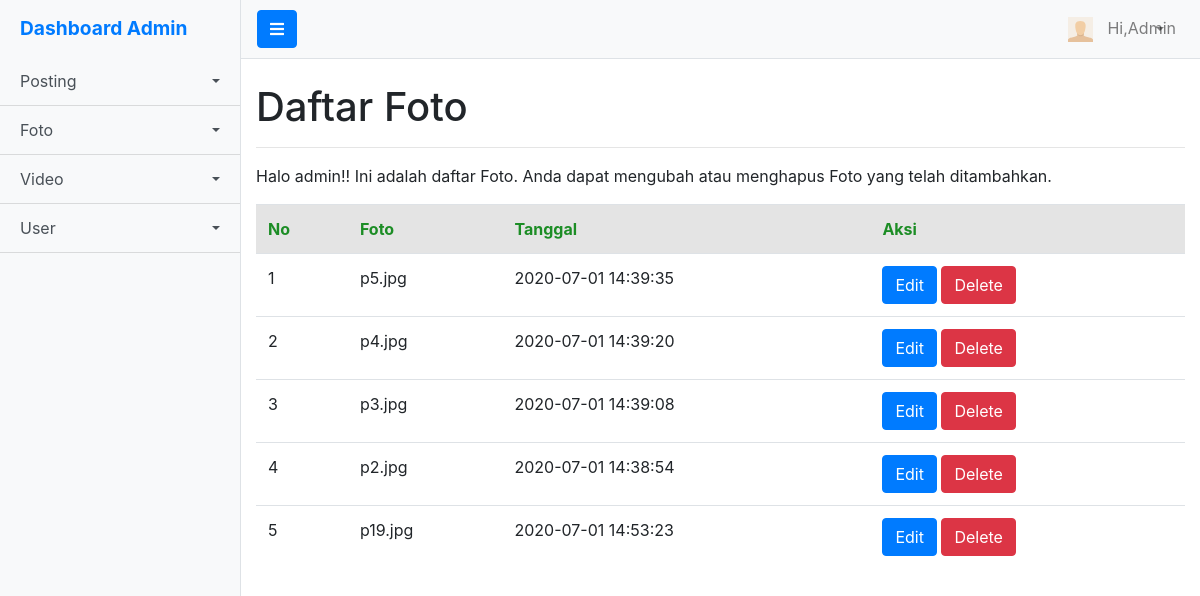
The app's page /control/lihat_foto.php (signed in) with its own data.
### tables this page shows
CREATE TABLE `foto` (
  `id_foto` int(11) NOT NULL,
  `foto` varchar(255) NOT NULL,
  `tanggal` timestamp NOT NULL DEFAULT current_timestamp() ON UPDATE current_timestamp()
);

### control/lihat_foto.php (the view, shortened to what this page needs)
<?php
include "header.php";
include 'config.php';
  $sql1 = mysqli_query($conn, "DELETE FROM foto WHERE id_foto='$d'") or die(mysqli_error($conn));?>
  <?php
$q  = mysqli_query($conn, "SELECT * FROM foto ORDER BY id_foto DESC") or die(mysqli_error($conn));
 ?>
      <div class="container-fluid">
        <h1 class="mt-4">Daftar Foto</h1><hr/>
        <p>Halo admin!! Ini adalah daftar Foto. Anda dapat mengubah atau menghapus Foto yang telah ditambahkan.</p>
      </div>
      <div class="container-fluid">
              <div class="span6">
                <table class="table table-hover">
                  <thead style="font-weight:bold;color: #1C8D25;background: #E4E4E4;">
                    <tr>
                      <td>No</td>
                      <td>Foto</td>
                      <td>Tanggal</td>
                      <td>Aksi</td>
                    </tr>
                  </thead>
                  <tbody>
                  <?php
                  $i = 1;
                  while ($post = mysqli_fetch_array($q)) {
                    ?>
                    <tr>
                      <td><?php echo $i; ?></td>
                      <td><?php echo $post['foto']; ?></td>
                      <td><?php echo $post['tanggal']; ?></td>
                      <td><a href="edit_foto.php?id=<?php echo $post['id_foto']; ?>" class="btn btn-primary">Edit</a> <a href="?id=<?php echo $post['id_foto']; ?>" onclick="confirm('Apakah anda yakin?')" class="btn btn-danger">Delete</a></td>
                    </tr>
                    <?php
                    $i++;
                  }
                   ?>
                  </tbody>
                </table>
              </div>
    </div>
  </div>
</body>
</html>

### control/header.php (shortened to what this page needs)
<!DOCTYPE html>
<html lang="en">
<head>
  <link rel="stylesheet" type="text/css" href="css/fontawesome/css/all.css">
  <link href="vendor/bootstrap/css/bootstrap.min.css" rel="stylesheet">
  <link href="css/simple-sidebar.css" rel="stylesheet">
</head>
<body>
  <div class="d-flex" id="wrapper">
    <div class="bg-light border-right" id="sidebar-wrapper">
      <div class="sidebar-heading"><strong><a href="admin.php" style="text-decoration: none;">Dashboard Admin</a></strong></div>
      <div class="list-group list-group-flush">
        <a href="#pageSubmenu" data-toggle="collapse" aria-expanded="false" class="dropdown-toggle list-group-item list-group-item-action bg-light">Posting</a>
        <a href="#pageSubmenu1" data-toggle="collapse" aria-expanded="false" class="dropdown-toggle list-group-item list-group-item-action bg-light">Foto</a>
        <a href="#pageSubmenu2" data-toggle="collapse" aria-expanded="false" class="dropdown-toggle list-group-item list-group-item-action bg-light">Video</a>
        <a href="#pageSubmenu3" data-toggle="collapse" aria-expanded="false" class="dropdown-toggle list-group-item list-group-item-action bg-light">User</a>
      </div>
    </div>
    <div id="page-content-wrapper">
      <nav class="navbar navbar-expand-lg navbar-light bg-light border-bottom">
        <button class="btn btn-primary" id="menu-toggle"><i class="fa fa-bars"></i></button>
        <div class="collapse navbar-collapse" id="navbarSupportedContent">
          <ul class="navbar-nav ml-auto mt-2 mt-lg-0">
            <li class="nav-item dropdown">
              <a class="nav-link dropdown-toggle" href="#" id="navbarDropdown" role="button" data-toggle="dropdown" aria-haspopup="true" aria-expanded="false">
                <img src="img/<?php echo $_SESSION['user']['photo'] ?>" style="width:25px;height:25px;margin-right:10px"/>
                Hi,Admin
              </a>
            </li>
          </ul>
        </div>
      </nav>

### control/css/simple-sidebar.css (style rules this page uses)
#wrapper { overflow-x: hidden; }
#sidebar-wrapper { min-height: 100vh; margin-left: -15rem; -webkit-transition: margin .25s ease-out; -moz-transition: margin .25s ease-out; -o-transition: margin .25s ease-out; transition: margin .25s ease-out; }
#sidebar-wrapper .sidebar-heading { padding: 0.875rem 1.25rem; font-size: 1.2rem; }
#sidebar-wrapper .list-group { width: 15rem; }
#page-content-wrapper { min-width: 100vw; }
@media (min-width: 768px) { #sidebar-wrapper { margin-left: 0; } }
@media (min-width: 768px) { #page-content-wrapper { min-width: 0; width: 100%; } }

### control/header.php (style rules this page uses)
a[data-toggle="collapse"] { position: relative; }
.dropdown-toggle::after { display: block; position: absolute; top: 50%; right: 20px; transform: translateY(-50%); }

### records on screen
foto: foto "p5.jpg", tanggal "2020-07-01 14:39:35"
foto: foto "p4.jpg", tanggal "2020-07-01 14:39:20"
foto: foto "p3.jpg", tanggal "2020-07-01 14:39:08"
foto: foto "p2.jpg", tanggal "2020-07-01 14:38:54"
foto: foto "p19.jpg", tanggal "2020-07-01 14:53:23"
